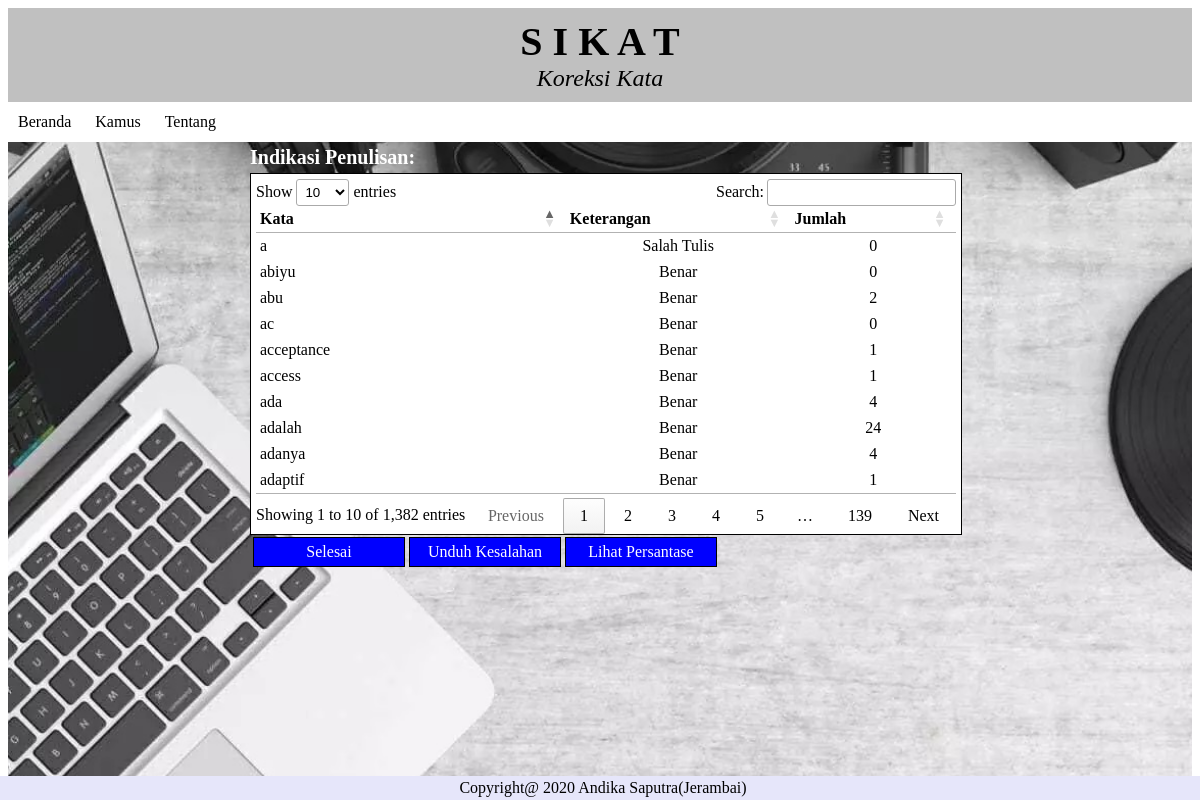
The app's page /cekat/file/baca1.php with its own data.
### tables this page shows
CREATE TABLE `jumlahkata` (
  `nama_kata` varchar(100) NOT NULL,
  `jumlah` int(11) NOT NULL,
  `keterangan` varchar(100) NOT NULL
);

### cekat/file/baca1.php (the view, shortened to what this page needs)
<html>
  <head>
	<link rel="stylesheet" type="text/css" href="../style.css">
	<link rel="stylesheet" type="text/css" href="//cdn.datatables.net/1.10.19/css/jquery.dataTables.min.css">
  </head>
<body>
	<div class="latar">
	<div class="header">
	<header>
		<header class="judul"><b>S  I  K  A  T</b></header>
		<header class="deskripsi"><i>Koreksi Kata</i></header>
	</header>
	</div>
	<div id="menu">
	<?php include("../menubar.php"); ?>
	</div>
	<div class="tengah">
	<h2>Indikasi Penulisan:</h2>
	<div class = "auto">
	<table id="contact-detail" class="compact" cellspacing="0" width="100%">
<thead>
	<tr>
		<th>Kata</th>
		<th>Keterangan</th>
		<th>Jumlah</th>
	</tr>
</thead>
<tbody>
<?php
include "../koneksi.php";
$tampil=mysqli_query($conn,"SELECT * FROM jumlahkata");
	foreach($tampil as $kuy){
		echo "
		<tr>
		<td>".$kuy['nama_kata']."</td>
		<td align='center'>".$kuy['keterangan']."</td>
		<td align='center'>".$kuy['jumlah']."</td>
		</tr>
		";
		}
?>
</tbody>
</table>
</div>
<table>
<tr>
	<td align="center"><a href="baqo.php?data=upload" type="submit">Selesai</a></td>
	<td align="center"><a href="baqo.php?data=download" type="submit">Unduh Kesalahan</a></td>
	<td align="center"><a href="baqo.php?data=lihat" type="submit">Lihat Persantase</a></td>
</tr>
</table>
</div>
<div id="footer">
Copyright@ 2020  Andika Saputra(Jerambai)
</div>
</div>
</body>
</html>

### cekat/style.css (style rules this page uses)
a[type=submit] { text-decoration: none; margin: 5px auto; margin-top:-1px; padding: 5px; width: 140px; border: 1px solid black; color: #fff; background: blue; cursor: pointer; display:block; }
.auto { display:block; border: 1px solid black; padding: 5px; margin-top: -12px; width:700px; height:350px; overflow:auto; background : white; }
.tengah { margin : 10px auto; width : 700px; padding: 0px; margin-top: -13px; }
.latar { background: url(background2.jpg); background-repeat: no-repeat; background-position: center; height:100%; background-size:cover; }
h2 { font-size: 20; font-family: times; color: white; }
.header { position: pixed; left: 0; top: 0; width: 100%; padding: 0px; background: silver; }
header { position: pixed; left:0; top:0; width: 100%; font-size: 30px; text-align: center; color: black; background: silver; padding: 0px; }
header .judul { padding-top:10px; text-align: Center; font-size: 40; font-family: Harrington; }
header .deskripsi { padding-bottom: 10px; text-align: center; font-size: 24; font-family: Brush Script MT; color:black; }
#footer { position: fixed; left: 0; bottom: 0; width: 100%; text-align: center; padding: 3px; background-color: lavender; text-align: center; color: black; }
#menu { background-color: white; border: 1px black; }

### records on screen
jumlahkata: nama_kata "adalah", keterangan "Benar", jumlah "24"
jumlahkata: nama_kata "acceptance", keterangan "Benar", jumlah "1"
jumlahkata: nama_kata "adanya", keterangan "Benar", jumlah "4"
jumlahkata: nama_kata "access", keterangan "Benar", jumlah "1"
jumlahkata: nama_kata "ada", keterangan "Benar", jumlah "4"
jumlahkata: nama_kata "abu", keterangan "Benar", jumlah "2"
jumlahkata: nama_kata "adaptif", keterangan "Benar", jumlah "1"
jumlahkata: nama_kata "a", keterangan "Salah Tulis", jumlah "0"
jumlahkata: nama_kata "ac", keterangan "Benar", jumlah "0"
jumlahkata: nama_kata "abiyu", keterangan "Benar", jumlah "0"
